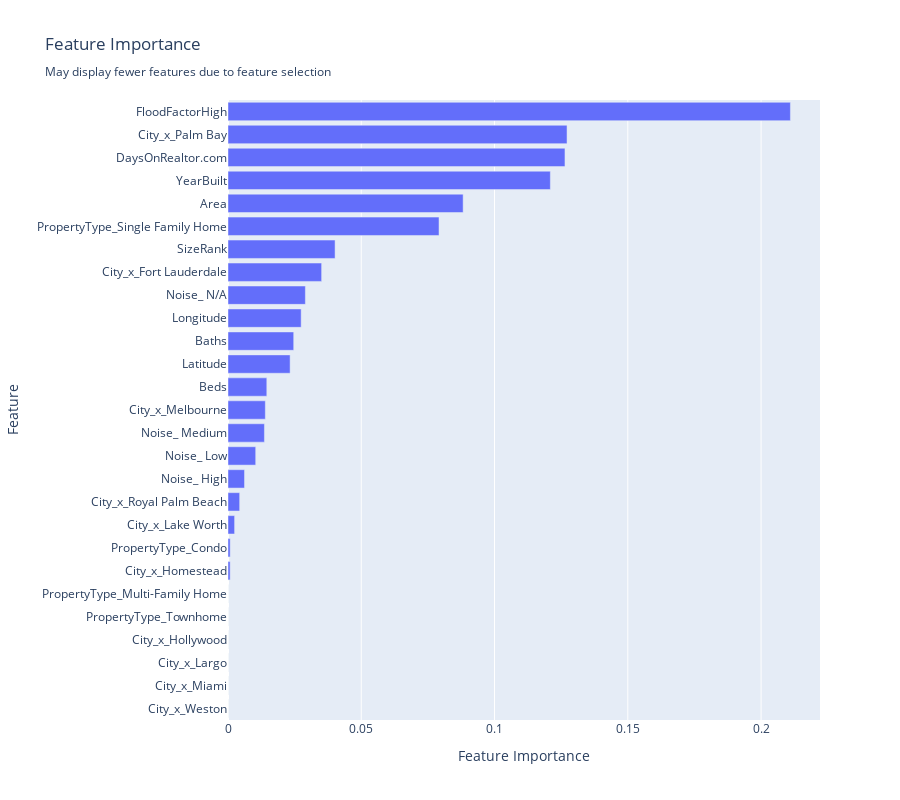

Write notebook code for a chart like this one.
### Markdown cell above
We can also create a bar plot of the feature importances

### Code cell
best_pipeline.graph_feature_importance()

### Figure 1 — Plotly figure (JSON) as saved in the notebook; plotly's stock layout.template omitted (floating-point values rounded to 4 significant figures)
{"data": [{"orientation": "h", "type": "bar", "x": [0, 0, 0, 0, 0, 0, 0.0008115, 0.000823, 0.002476, 0.00438, 0.006197, 0.01039, 0.01367, 0.01401, 0.01456, 0.0233, 0.02465, 0.02745, 0.02903, 0.03513, 0.04017, 0.07917, 0.08822, 0.1209, 0.1264, 0.1272, 0.211], "y": ["City_x_Weston", "City_x_Miami", "City_x_Largo", "City_x_Hollywood", "PropertyType_Townhome", "PropertyType_Multi-Family Home", "City_x_Homestead", "PropertyType_Condo", "City_x_Lake Worth", "City_x_Royal Palm Beach", "Noise_ High", "Noise_ Low", "Noise_ Medium", "City_x_Melbourne", "Beds", "Latitude", "Baths", "Longitude", "Noise_ N/A", "City_x_Fort Lauderdale", "SizeRank", "PropertyType_Single Family Home", "Area", "YearBuilt", "DaysOnRealtor.com", "City_x_Palm Bay", "FloodFactorHigh"]}], "layout": {"height": 800, "title": {"text": "Feature Importance<br><sub>May display fewer features due to feature selection</sub>"}, "xaxis": {"title": {"text": "Feature Importance"}}, "yaxis": {"title": {"text": "Feature"}, "type": "category"}}}
